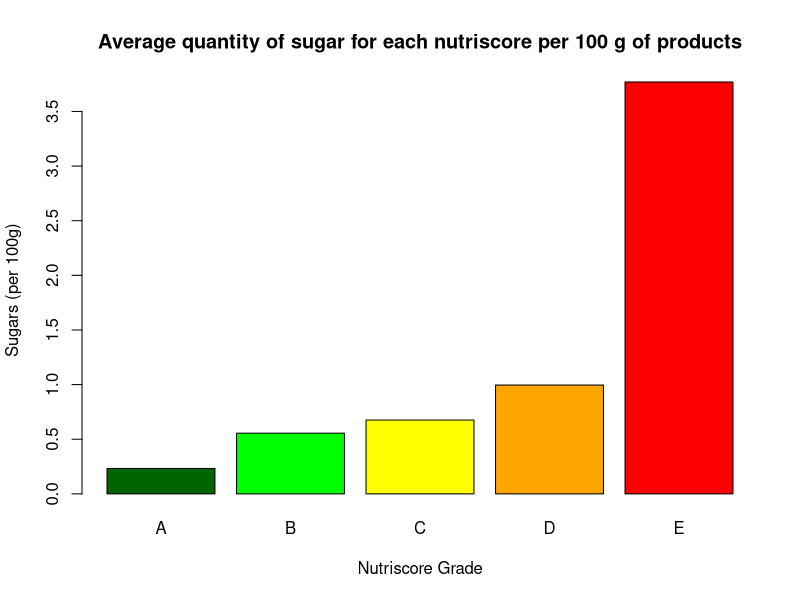
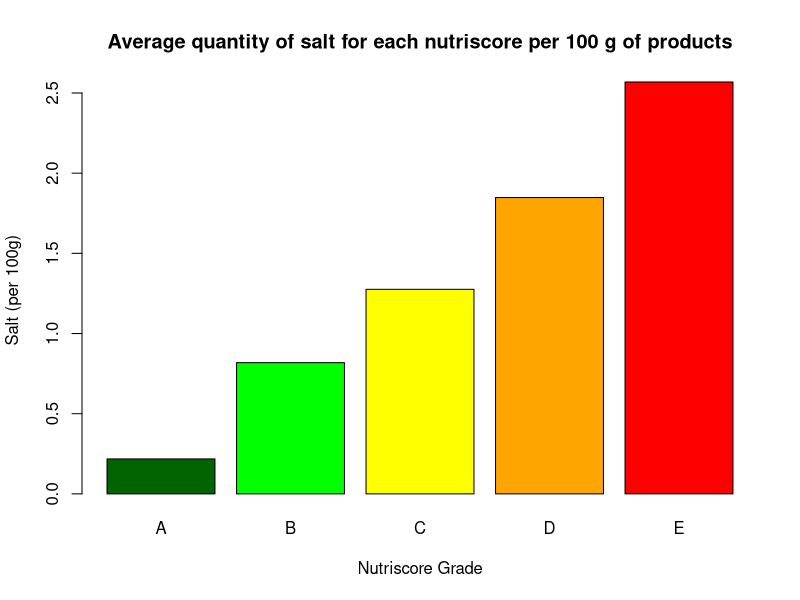
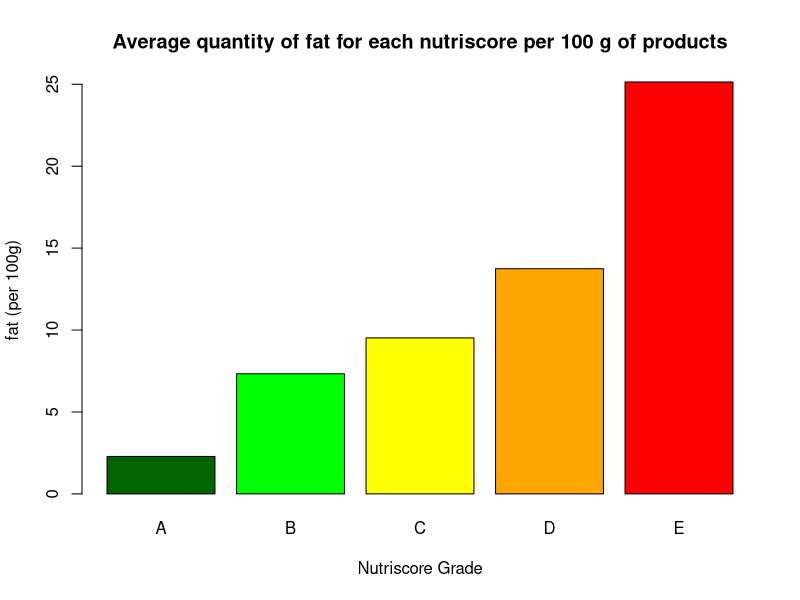
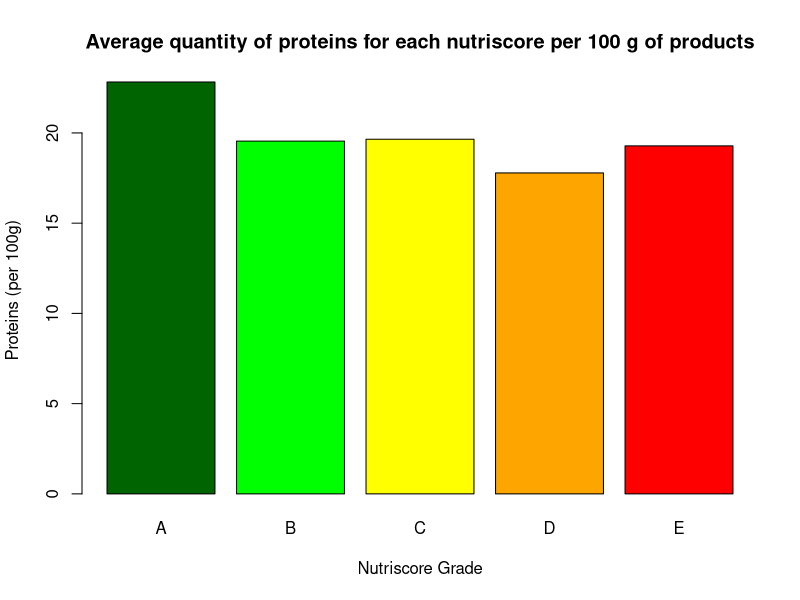

R code for these plots, in order:
## ---- chunk 1
library(dplyr)
library(ggplot2)
library(readr)

drouichi <- read.delim("drouichi.csv", sep = "\t")

data_poultry <- drouichi %>%
  filter(grepl("en:french-poultry", labels_tags)) %>%
  select(everything())

## ---- chunk 2
sugars_100g <- as.numeric(as.character(drouichi$sugars_100g))

moyenne_sugars <- data_poultry %>%
  group_by(nutriscore_grade) %>%
  summarize(Moyenne_Sugars = mean(sugars_100g, na.rm = TRUE))

hauteurs <- moyenne_sugars$Moyenne_Sugars

# Couleurs spécifiques pour chaque barre
couleurs <- c("darkgreen", "green", "yellow", "orange", "red")

# Créer un histogramme avec des couleurs spécifiques
barplot(hauteurs, 
           names.arg = c("A","B","C","D","E"),
        xlab = "Nutriscore Grade",
        ylab = "Sugars (per 100g)",
        main = "Average quantity of sugar for each nutriscore per 100 g of products",
        col = couleurs)

## ---- chunk 3
salt_100g <- as.numeric(as.character(drouichi$salt_100g))

moyenne_salt <- data_poultry %>%
  group_by(nutriscore_grade) %>%
  summarize(Moyenne_Salt = mean(salt_100g, na.rm = TRUE))

hauteurs <- moyenne_salt$Moyenne_Salt

# Couleurs spécifiques pour chaque barre
couleurs <- c("darkgreen", "green", "yellow", "orange", "red")

# Créer un histogramme avec des couleurs spécifiques
barplot(hauteurs, 
           names.arg = c("A","B","C","D","E"),
        xlab = "Nutriscore Grade",
        ylab = "Salt (per 100g)",
        main = "Average quantity of salt for each nutriscore per 100 g of products",
        col = couleurs)

## ---- chunk 4
fat_100g <- as.numeric(as.character(drouichi$fat_100g))

moyenne_gras <- data_poultry %>%
  group_by(nutriscore_grade) %>%
  summarize(Moyenne_Gras = mean(fat_100g, na.rm = TRUE))

hauteurs <- moyenne_gras$Moyenne_Gras

# Couleurs spécifiques pour chaque barre
couleurs <- c("darkgreen", "green", "yellow", "orange", "red")

# Créer un histogramme avec des couleurs spécifiques
barplot(hauteurs, 
           names.arg = c("A","B","C","D","E"),
        xlab = "Nutriscore Grade",
        ylab = "fat (per 100g)",
        main = "Average quantity of fat for each nutriscore per 100 g of products",
        col = couleurs)

## ---- chunk 5

proteins_100g <- as.numeric(as.character(drouichi$proteins_100g))

moyenne_prot <- data_poultry %>%
  group_by(nutriscore_grade) %>%
  summarize(Moyenne_Proteines = mean(proteins_100g, na.rm = TRUE))

hauteurs <- moyenne_prot$Moyenne_Proteines



# Couleurs spécifiques pour chaque barre
couleurs <- c("darkgreen", "green", "yellow", "orange", "red")

# Créer un histogramme avec des couleurs spécifiques
barplot(hauteurs, 
           names.arg = c("A","B","C","D","E"),
        xlab = "Nutriscore Grade",
        ylab = "Proteins (per 100g)",
        main = "Average quantity of proteins for each nutriscore per 100 g of products",
        col = couleurs)

## ---- chunk 6

library(knitr)
library(dplyr)


nutriscore_grade <- factor(drouichi$nutriscore_grade)

# Compter le nombre de produits pour chaque Nutriscore
proportions_nutriscore <- data_poultry %>%
  group_by(nutriscore_grade) %>%
  summarize(Proportion = n() / nrow(data_poultry)*100)%>%
  rename(Nutriscore_grade = nutriscore_grade) %>% # Renommer temporairement le champ pour l'affichage
  rename(`Proportion (in%)` = Proportion) %>% # Renommer la colonne des proportions
  mutate(`Proportion (in%)` = round(`Proportion (in%)`, 1)) # Arrondir à 1 chiffre après la virgule


# Afficher le tableau avec les proportions des produits pour chaque Nutriscore
kable(proportions_nutriscore, caption = "Proportion of products for each nutriscore grade")


